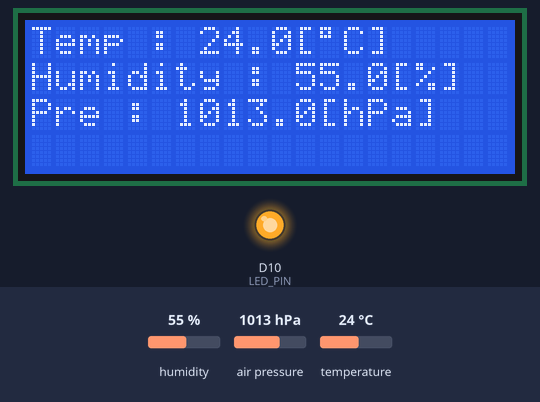
Simulated run of this sketch. Board: Arduino Uno R4 WiFi. Shown: 20×4 character LCD, output pins drawn as LEDs (lit = HIGH). The test bench sets the inputs (shaded band); at power-on: humidity 55 %, air pressure 1013 hPa, temperature 24 °C. WiFi joins after 1.5 s; servers stay silent unless stated; random numbers use the default seed unless the sketch sets one; no MQTT or app messages arrive unless stated.

Above: at 8.4 s.
8.5 s: humidity set to 22 %
At 13.5 s:
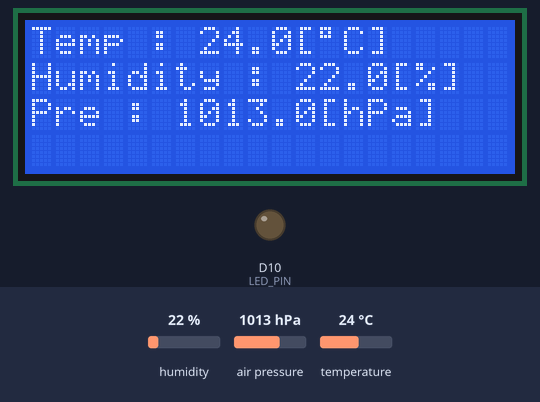
18.2 s: air pressure set to 952 hPa
At 22.3 s:
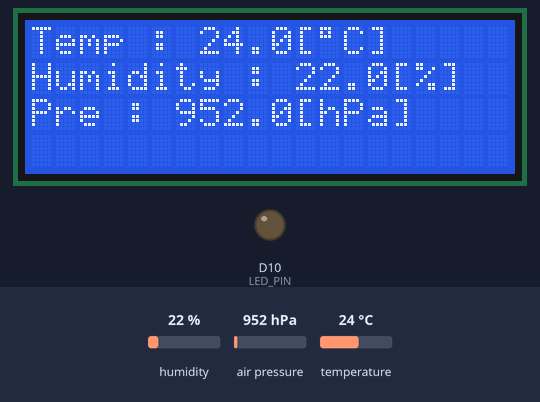
23.5 s: temperature set to 12 °C
At 26.0 s:
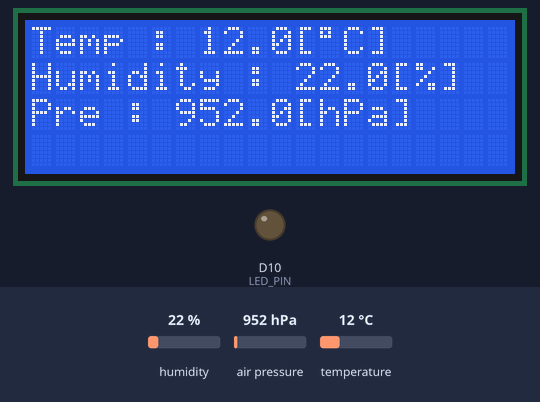
28.8 s: humidity set to 40 %
At 33.6 s:
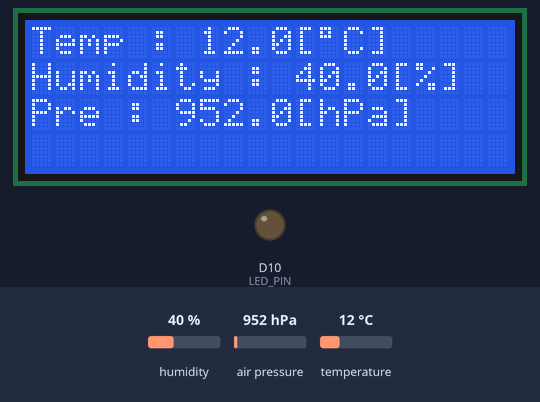
Timing chart, 0 to 35.1 s (numbered marks = the images above; inputs shaded):
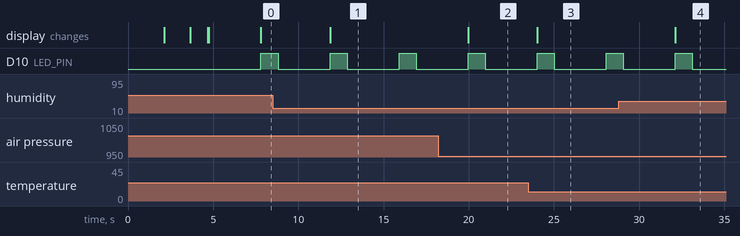

The sketch:

R4_MQTT.ino
```cpp
#include <WiFiS3.h>
#include <ArduinoMqttClient.h>
#include <LiquidCrystal_I2C.h>
#include <Wire.h>
#include <Adafruit_Sensor.h>
#include <Adafruit_BME280.h>
#include "config.h"


WiFiClient wifiClient;
MqttClient mqttClient(wifiClient);
LiquidCrystal_I2C lcd(LCD_ADDRESS, LCD_COLS, LCD_ROWS);
Adafruit_BME280 bme;


// Wi-Fi接続関数
bool connectToWiFi()
{
  int retries = 0;

  while (WiFi.status() != WL_CONNECTED && retries < WIFI_MAX_RETRIES) {
    lcd.clear();
    lcd.setCursor(0, 0);
    lcd.print("Connecting to WiFi");
    lcd.setCursor(0, 1);
    lcd.print("Attempt: ");
    lcd.print(retries + 1);
    lcd.print("/");
    lcd.print(WIFI_MAX_RETRIES);

    WiFi.begin(WIFI_SSID, WIFI_PASSWORD);

    int dotCount = 0;
    unsigned long startAttemptTime = millis();

    while (WiFi.status() != WL_CONNECTED && millis() - startAttemptTime < WIFI_RETRY_DELAY) {
      delay(500);
      lcd.setCursor(dotCount, 2);
      lcd.print(".");
      dotCount = (dotCount + 1) % 20;
    }

    if (WiFi.status() == WL_CONNECTED) {
      lcd.clear();
      lcd.setCursor(0, 0);
      lcd.print("WiFi Connected!");
      lcd.setCursor(0, 1);
      lcd.print(WiFi.localIP());
      delay(1000);
      return true;
    }

    retries++;
    WiFi.disconnect();
  }

  lcd.clear();
  lcd.setCursor(0, 0);
  lcd.print("WiFi connection");
  lcd.setCursor(0, 1);
  lcd.print("failed!");

  return false;
}


// MQTT接続関数
bool connectToMQTT()
{
  int retries = 0;

  while (!mqttClient.connected() && retries < MQTT_MAX_RETRIES) {
    lcd.clear();
    lcd.setCursor(0, 0);
    lcd.print("Connecting to MQTT");
    lcd.setCursor(0, 1);
    lcd.print("Attempt: ");
    lcd.print(retries + 1);
    lcd.print("/");
    lcd.print(MQTT_MAX_RETRIES);

    // クライアントIDを一意に設定
    String clientId = "arduino_client_" + String(random(0xffff), HEX);
    mqttClient.setId(clientId.c_str());

    // 認証情報の設定
    mqttClient.setUsernamePassword(MQTT_USER, MQTT_PASSWORD);

    if (mqttClient.connect(MQTT_BROKER, MQTT_PORT)) {
      lcd.clear();
      lcd.setCursor(0, 0);
      lcd.print("MQTT Connected!");
      delay(1000);

      return true;
    }

    retries++;
    lcd.setCursor(0, 2);
    lcd.print("Failed. Error: ");
    lcd.setCursor(0, 3);
    lcd.print(mqttClient.connectError());
    delay(MQTT_RETRY_DELAY);
  }

  lcd.clear();
  lcd.setCursor(0, 0);
  lcd.print("MQTT connection");
  lcd.setCursor(0, 1);
  lcd.print("failed!");

  return false;
}


// 接続状態の確認と再接続
bool checkConnections()
{
  if (WiFi.status() != WL_CONNECTED) {
    lcd.clear();
    lcd.setCursor(0, 0);
    lcd.print("WiFi disconnected");
    lcd.setCursor(0, 1);
    lcd.print("Reconnecting...");
    delay(1000);

    return connectToWiFi() && connectToMQTT();
  }

  if (!mqttClient.connected()) {
    lcd.clear();
    lcd.setCursor(0, 0);
    lcd.print("MQTT disconnected");
    lcd.setCursor(0, 1);
    lcd.print("Reconnecting...");
    delay(1000);

    return connectToMQTT();
  }

  return true;
}


void setup()
{
  // 初期設定
  Serial.begin(9600);
  pinMode(LED_PIN, OUTPUT);

  // LCDの設定
  lcd.init();
  lcd.backlight();
  lcd.setCursor(0, 0);
  lcd.print("Start Program");
  lcd.setCursor(0, 1);
  lcd.print("Sensor : BME280");

  // BME280センサの初期化
	if (!bme.begin(0x76)) {
    lcd.setCursor(0, 2);
    lcd.print("Invalid BME280 sensor.");
    lcd.setCursor(0, 3);
    lcd.print("Check wiring!");
    while (1) {
      delay(10);
    };
	}

  delay(2000);

  // WiFiとMQTT接続
  if (!connectToWiFi() || !connectToMQTT()) {
    lcd.clear();
    lcd.setCursor(0, 0);
    lcd.print("Initial connection");
    lcd.setCursor(0, 1);
    lcd.print("failed. Restarting...");

    delay(3000);

    // ハードウェアリセット
    NVIC_SystemReset();
  }
}

void loop()
{
  delay(2000);

  // 温湿度・大気圧を計測・表示
  float percentHumidity = bme.readHumidity();
  float temperature     = bme.readTemperature();
  float Pressure        = bme.readPressure() / 100.0F;

  if(isnan(percentHumidity) || isnan(temperature)) {
      lcd.clear();
      lcd.setCursor(0, 0);
      lcd.print("Error");
      return;
  }

  lcd.clear();

  String strTemp = String("Temp : ");
  strTemp += String(temperature, 1);
  strTemp += "[";
  lcd.print(strTemp);
  lcd.print("\xdf");
  lcd.print("C]");

  lcd.setCursor(0, 1);
  String strHumidity = "Humidity : ";
  strHumidity += String(percentHumidity, 1);
  strHumidity += "[%]";
  lcd.print(strHumidity);

  lcd.setCursor(0, 2);
  String strPressure = "Pre : ";
  strPressure += String(Pressure, 1);
  strPressure += "[hPa]";
  lcd.print(strPressure);

  // MQTT接続の維持
  mqttClient.poll();

  // メッセージの送信
  String mqttMsg = strTemp + "\u00B0" + "C]" + " " + strHumidity + " " + strPressure;
  mqttClient.beginMessage(MQTT_TOPIC);
  mqttClient.print(mqttMsg);
  mqttClient.endMessage();

  digitalWrite(10, HIGH);   // turn the LED on (HIGH is the voltage level)
  delay(1000);              // wait for a second
  digitalWrite(10, LOW);    // turn the LED off by making the voltage LOW
  delay(1000);              // wait for a second
}
```

config.h
```cpp
#ifndef CONFIG_H
#define CONFIG_H

// WiFi設定
#define WIFI_SSID         "<Wi-Fi SSID>"
#define WIFI_PASSWORD     "<Wi-Fi Password>"
#define WIFI_RETRY_DELAY  5000                  // Wi-Fi再接続の待機時間 (ミリ秒)
#define WIFI_MAX_RETRIES  5                     // Wi-Fi接続の最大リトライ回数

// MQTT設定
#define MQTT_BROKER     "<MQTT Broker's Hostname or IP adress>"
#define MQTT_PORT       1883
#define MQTT_USER       "<MQTT Broker user-name>"
#define MQTT_PASSWORD   "<MQTT Broker password>"
#define MQTT_TOPIC      "arduino/sensor"        // MQTTトピック名
#define MQTT_RETRY_DELAY 3000                   // MQTT再接続の待機時間 (ミリ秒)
#define MQTT_MAX_RETRIES 3                      // MQTT接続の最大リトライ回数

// ハードウェア設定
#define LED_PIN                 10
#define SEALEVELPRESSURE_HPA    (1013.25)
#define LCD_ADDRESS             0x3f            // LCDコントローラによっては0x27を指定する
#define LCD_COLS                20
#define LCD_ROWS                4
#define BME280_ADDRESS          0x76

#endif // CONFIG_H
```

Measured:
- after the input at 8.5 s, the display: changes after 3.4 s (image 1)
- after the input at 18.2 s, the display: changes after 1.8 s (image 2)
- after the input at 23.5 s, the display: changes after 0.52 s (image 3)
- after the input at 28.8 s, the display: changes after 3.3 s (image 4)
- by itself, D10 (LED_PIN): alternates HIGH for 1.0 s and LOW for 3.1 s
